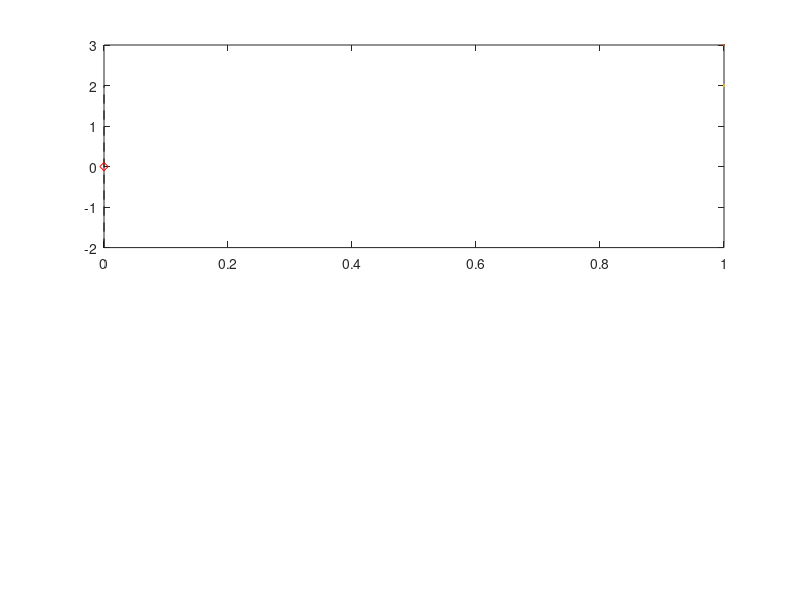

Reproduce this figure in MATLAB. (Note: this script raises an error after producing the figure.)
%% Modelación de un material dispersivo con una aproximación de 
% 2do orden (Modelo de Lorentz)

%% Programa principal
%% Definimos los parámetros computacionales
Sc=1;  %Número de Courant
M=600; %Número de nodos espaciales
Q=600; %Numero de pasos temporales
%% Constantes físicas 
eps0= 8.85e-12;      %Permitividad del vacío
mu0= 4*pi*1e-7;      %Permeabilidad del vacío
eta0=sqrt(mu0/eps0); %Impedancia en el vacío
c0=1/sqrt(mu0*eps0); %Velocidad de la luz en el vacío
muR=1;               %Permeabilidad relativa
mu=muR*mu0;          %Permitividad del medio
%% Parámetros del modelo de Lorentz
epsinf=eps0;
epsS=2.25*eps0;      
w0=4e16;             % Frecuencia rensonante
delta=0.28e16;       % Coef. de amortiguamiento
%% Parámetros de la excitación
%Onda de Ricker
fp=(w0)/(2*pi);     %Frecuencia del pulso en Hz
t0=1/fp;      % Corriemiento en tiempo
lambda=c0/fp; % Longitud de onda en fp
%% Parametros FDTD
Nl=50;                  %Puntos por longitud de onda
deltax=lambda/Nl;        %Incremento espacial
deltat=(deltax*Sc)/(c0); %Incremento temporal
t=(1:Q)*deltat;          %Vector de tiempo
x=(1:M)*deltax;          %Vector de espacio
%% Inicializamos los vectores
Hy_qMasUnMedio=zeros(1,M);   %Futuro
Hy_qMenosUnMedio=zeros(1,M); %Pasado
Dz_qMasUno=zeros(1,M);       %Futuro
Dz_q=zeros(1,M);             %Presente
Dz_qMenosUno=zeros(1,M);     %Pasado
Ez_qMasUno=zeros(1,M);       %Futuro
Ez_q=zeros(1,M);             %Presente
Ez_qMenosUno=zeros(1,M);     %Pasado
sensorE=zeros(1,Q);          %Sensor 
Ein=zeros(1,Q);
%% Frontera vacío material y sensores
mFrontera=round(M/2);                %Nodo espacial de la frontera 
mSensor=round(3*M/8);                %Nodo espacial de posición del sensor
epsS_vec=ones(2,M)*eps0;             %Forma vectorial de epsS sin material
epsS_vec(2,mFrontera:end)=2.25*eps0; %Forma vectorial de epsS con material
%% Inicializamos la gráfica para mostrar resultados
%Forma de los campos y simulación del material
figure(1) 
subplot(2,1,1)
VentanaSimulacion=plot(x,Ez_qMasUno,LineWidth=3);
hold on
plot([mFrontera*deltax,mFrontera*deltax],[-2,2],'--k',LineWidth=2)
plot(mSensor*deltax,0,'dr')
hold off
text(mFrontera*deltax,1,...
    '\leftarrow Frontera vacío-material',FontWeight='bold',FontSize=12)
ylim([-2,2])
xlim([0,x(end)])
xlabel('Eje X [m]', 'FontSize',13)
ylabel({'Amplitud del' ,'campo eléctrico'}, 'FontSize',13)
grid on
%Gráfica de los sensores en el tiempo
subplot(2,1,2)
sensorOscil=plot(t,sensorE,'b');
xlabel('Tiempo [s]')
ylim([-1.5,1.5])
ylabel({'Amplitud del', 'campo eléctrico [UA]'})
grid on
%% Modelación de material dispersivo con FDTD
%Frontera del vacío material
for rr=1:2
    Hy_qMasUnMedio(:)=0;   %Futuro
    Hy_qMenosUnMedio(:)=0; %Pasado
    Dz_qMasUno(:)=0;       %Futuro
    Dz_q(:)=0;             %Presente
    Dz_qMenosUno(:)=0;     %Pasado
    Ez_qMasUno(:)=0;       %Futuro
    Ez_qMenosUno(:)=0;     %Pasado
    Ez_q(:)=0;             %Presente
    sensorE(:)=0;          %Sensor
    for q=1:Q
        %Actualización del campo magnético
        Hy_qMasUnMedio(1:M-1)=Hy_qMenosUnMedio(1:M-1) + ...
            (deltat/(mu*deltax))*(Ez_q(2:M) - Ez_q(1:M-1));
        %Actualizamos el vector de desplazamiento
        Dz_qMasUno(2:M)=Dz_q(2:M) + ...
            (deltat/(deltax)).*(Hy_qMasUnMedio(2:M)-Hy_qMasUnMedio(1:M-1));
        %Actualizamos el campo eléctrico
        A=w0^2*deltat^2 + 2*delta*deltat + 2;
        B=w0^2*deltat^2 - 2*delta*deltat + 2;
        C=w0^2*deltat^2.*epsS_vec(rr,:) -2*delta*deltat*epsinf + 2*epsinf;
        D=w0^2*deltat^2.*epsS_vec(rr,:) +2*delta*deltat*epsinf + 2*epsinf;
        Ez_qMasUno=(A.*Dz_qMasUno - 4*Dz_q + B.*Dz_qMenosUno...
            +4*epsinf.*Ez_q - C.*Ez_qMenosUno)./D  ;
        %Introducimos la perturbación
        Ez_qMasUno(1)=OndaDeRicker(t(q),fp,t0);
        %Medimos con nuestro sensor virtual
        sensorE(q) = Ez_qMasUno(mSensor);
        %Mostramos la evolución temporal
        set(VentanaSimulacion, 'YData',Ez_qMasUno);
        set(sensorOscil(1), 'YData', sensorE);
        %Nos preparamos para la siguiente iteración
        Ez_qMenosUno=Ez_q;
        Ez_q=Ez_qMasUno;
        Dz_qMenosUno=Dz_q;
        Dz_q=Dz_qMasUno;
        Hy_qMenosUnMedio=Hy_qMasUnMedio;
        %Esperamos para tener una animación padriuris
        pause(0.01)
    end
    if rr==1
        %Determinamos el campo
        Ein=sensorE;
    end
end
%Determinamos el campo reflejado
Er=sensorE-Ein;
%% Determinación del coeficiente de reflexión
[eIN,nu]=FFT_Completa(Ein,t);
[eR,~]=FFT_Completa(Er,t);
%Coeficiente de reflexión
r=eR./eIN;
%Coeficiente de reflexión usando coef. de fresnel
epsL=r_Lorentz(delta,epsS,epsinf,w0,2*pi*nu);
%% Mostramos las medidas de los campos
figure(2)
subplot(1,3,1) 
plot(t*1e15,Ein,'r',t*1e15,Er,'b');
xlabel('Tiempo [s]*10^{15}')
ylabel({'Amplitud del', 'campo eléctrico [UA]'})
grid on
legend('Campo incidente','Campo reflejado')

subplot(1,3,2)
plot(nu*1e-16,abs(eIN),'dr',nu*1e-16,abs(eR),'db')
xlabel('Fecuencia [Hz]*10^{16}')
ylabel({'Amplitud del', 'espectro [UA]'})
xlim([0,2])
grid on
legend('Espectro incidente','Espectro reflejado')

subplot(1,3,3)
plot(nu*2*pi*1e-16,abs(r),'dk',nu*2*pi*1e-16, abs(epsL),'k')
xlabel('Frecuencia angular [rad/seg]*10^{16}')
ylabel({'Magnitud del ', 'coeficiente de reflexión [UA]'})
xlim([0,10])
ylim([0,0.8])
legend('FD-TD','Exacto')
grid on
